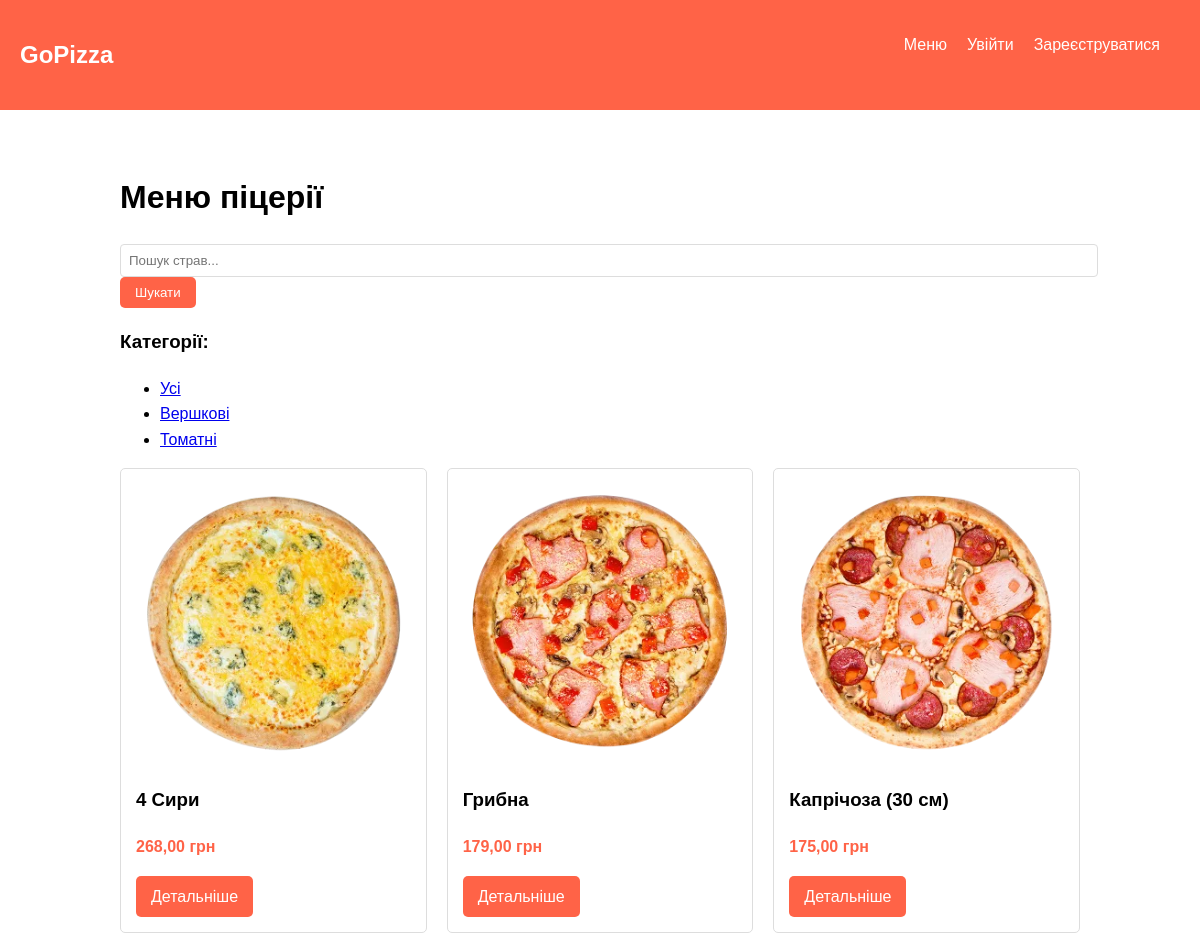
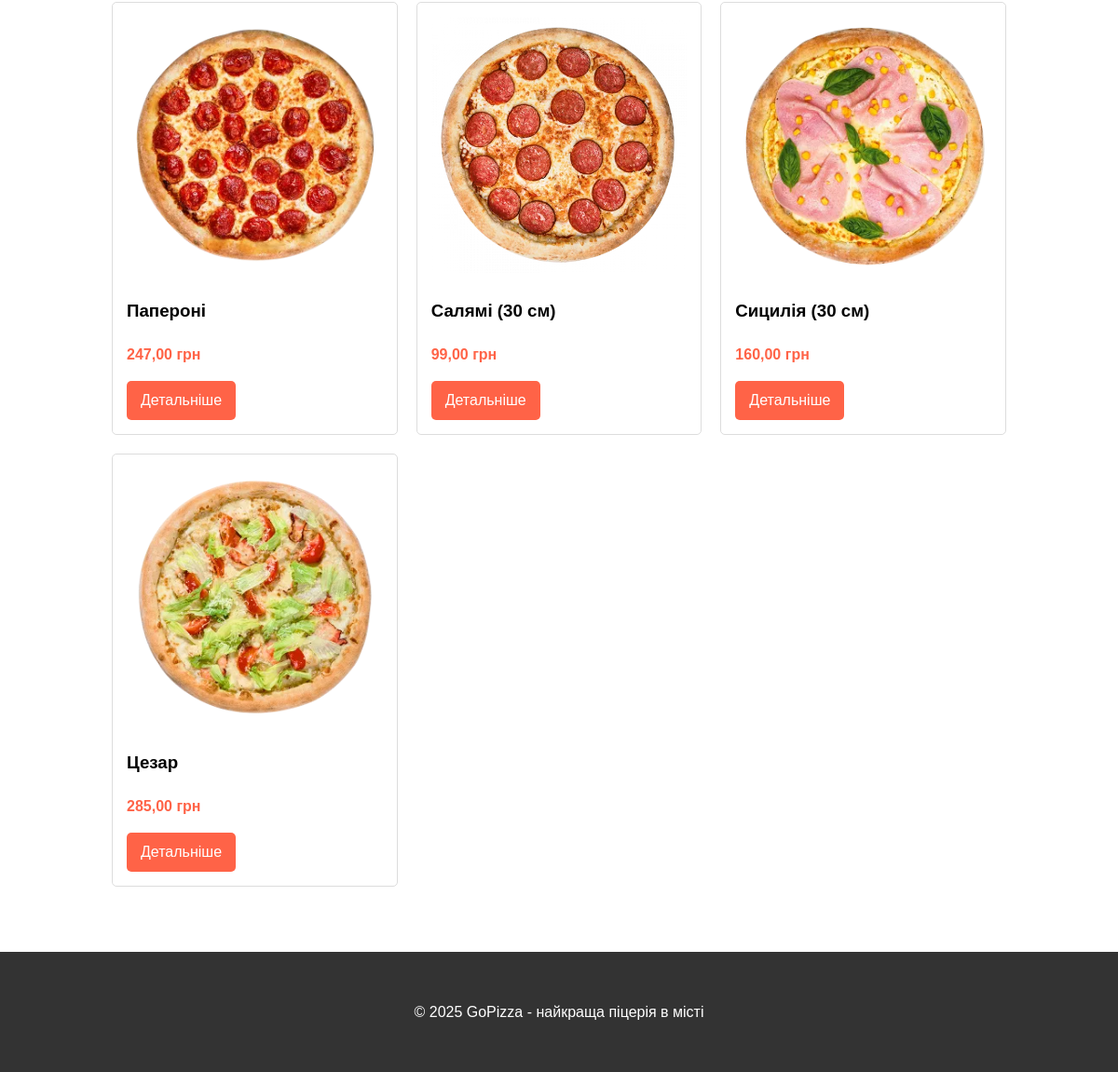
The page / on the database its author committed (2 pictures, top to bottom).
### polls/models.py (models this page shows, shortened)
class Category(models.Model):
    name = models.CharField(max_length=100, verbose_name="Category Name")
    class Meta:
        verbose_name = "Category"
        verbose_name_plural = "Categories"

class Product(models.Model):
    name = models.CharField(max_length=200, verbose_name="Product Name")
    description = models.TextField(verbose_name="Description")
    price = models.DecimalField(max_digits=10, decimal_places=2, verbose_name="Price")
    image = models.ImageField(upload_to='products/', blank=True, null=True, verbose_name="Image")
    category = models.ForeignKey(Category, on_delete=models.CASCADE, related_name='products', verbose_name="Category")
    available = models.BooleanField(default=True, verbose_name="Available")
    created_at = models.DateTimeField(auto_now_add=True, verbose_name="Created At")
    updated_at = models.DateTimeField(auto_now=True, verbose_name="Updated At")
    class Meta:
        verbose_name = "Product"
        verbose_name_plural = "Products"
        ordering = ['name']

### polls/views.py (the view)
# urls.py: path('', views.product_list, name='product_list'),
def product_list(request):
    categories = Category.objects.all()
    category_id = request.GET.get('category')
    search_query = request.GET.get('search')
    products = Product.objects.filter(available=True)
    if category_id:
        products = products.filter(category_id=category_id)
    if search_query:
        products = products.filter(Q(name__icontains=search_query) | Q(description__icontains=search_query))
    context = {
        'categories': categories,
        'products': products,
        'current_category': category_id,
        'search_query': search_query
    }
    return render(request, 'polls/product_list.html', context)

### polls/templates/polls/product_list.html (shortened to what this page needs)
{% extends "base.html" %}
{% block content %}
    <h1>Меню піцерії</h1>
    <div class="search-form">
        <form method="get" action="{% url 'polls:product_list' %}">
            <div class="form-group">
                <input type="text" name="search" class="form-control" placeholder="Пошук страв..." value="{{ search_query|default:'' }}">
                <button type="submit" class="btn">Шукати</button>
            </div>
        </form>
    </div>
    <div class="category-filter">
        <h3>Категорії:</h3>
        <ul>
            <li><a href="{% url 'polls:product_list' %}" {% if not current_category %}class="active"{% endif %}>Усі</a></li>
            {% for category in categories %}
                <li>
                    <a href="{% url 'polls:product_list' %}?category={{ category.id }}"
                       {% if current_category == category.id|stringformat:"i" %}class="active"{% endif %}>
                        {{ category.name }}
                    </a>
                </li>
            {% endfor %}
        </ul>
    </div>
    <div class="product-list">
        {% if products %}
            {% for product in products %}
                <div class="product-item">
                    {% if product.image %}
                        <img src="{{ product.image.url }}" alt="{{ product.name }}">
                    {% else %}
                        <div class="no-image">Немає зображення</div>
                    {% endif %}
                    <h3>{{ product.name }}</h3>
                    <p class="price">{{ product.price }} грн</p>
                    <a href="{% url 'polls:product_detail' product.id %}" class="btn">Детальніше</a>
                </div>
            {% endfor %}
        {% else %}
            <p>На жаль, товарів не знайдено.</p>
        {% endif %}
    </div>
{% endblock %}

### polls/templates/base.html (style rules this page uses)
body { font-family: Arial, sans-serif; margin: 0; padding: 0; line-height: 1.6; }
.product-list { display: grid; grid-template-columns: repeat(auto-fill, minmax(250px, 1fr)); gap: 20px; }
.product-item { border: 1px solid #ddd; padding: 15px; border-radius: 5px; }
.product-item img { max-width: 100%; height: auto; }
.price { font-weight: bold; color: #ff6347; }
.btn { display: inline-block; padding: 8px 15px; background-color: #ff6347; color: white; text-decoration: none; border-radius: 5px; border: none; cursor: pointer; }
.form-group { margin-bottom: 15px; }
.form-control { width: 100%; padding: 8px; border: 1px solid #ddd; border-radius: 4px; }

### rows shown on the page
Category: name "Вершкові"
Category: name "Томатні"
Product: image (picture), name "4 Сири", price "268,00"
Product: image (picture), name "Грибна", price "179,00"
Product: image (picture), name "Капрічоза (30 см)", price "175,00"
Product: image (picture), name "Папероні", price "247,00"
Product: image (picture), name "Салямі (30 см)", price "99,00"
Product: image (picture), name "Сицилія (30 см)", price "160,00"
Product: image (picture), name "Цезар", price "285,00"
